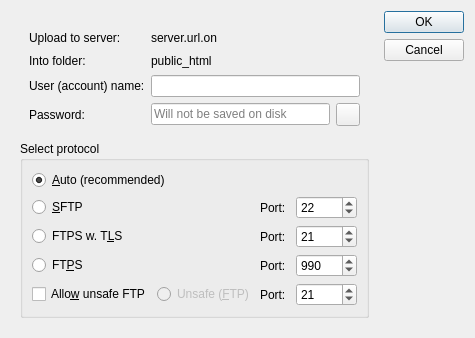
<?xml version="1.0" encoding="UTF-8"?>
<ui version="4.0">
 <class>TransferDialogClass</class>
 <widget class="QDialog" name="TransferDialogClass">
  <property name="geometry">
   <rect>
    <x>0</x>
    <y>0</y>
    <width>475</width>
    <height>338</height>
   </rect>
  </property>
  <property name="minimumSize">
   <size>
    <width>475</width>
    <height>338</height>
   </size>
  </property>
  <property name="maximumSize">
   <size>
    <width>475</width>
    <height>338</height>
   </size>
  </property>
  <property name="windowTitle">
   <string>falconG - Server Connection</string>
  </property>
  <layout class="QHBoxLayout" name="horizontalLayout">
   <item>
    <widget class="QWidget" name="widget" native="true">
     <layout class="QGridLayout" name="gridLayout_3">
      <item row="0" column="0">
       <widget class="QWidget" name="widget_2" native="true">
        <layout class="QGridLayout" name="gridLayout_2">
         <item row="0" column="0">
          <widget class="QLabel" name="lblTransfer">
           <property name="text">
            <string>Upload to server:</string>
           </property>
          </widget>
         </item>
         <item row="0" column="1">
          <widget class="QLabel" name="lblUrl">
           <property name="text">
            <string>server.url.on</string>
           </property>
          </widget>
         </item>
         <item row="1" column="0">
          <widget class="QLabel" name="lblToFromDir">
           <property name="text">
            <string>Into folder:</string>
           </property>
          </widget>
         </item>
         <item row="1" column="1">
          <widget class="QLabel" name="lblPublicHtml">
           <property name="text">
            <string>public_html</string>
           </property>
          </widget>
         </item>
         <item row="2" column="0">
          <widget class="QLabel" name="label_5">
           <property name="text">
            <string>User (account) name:</string>
           </property>
          </widget>
         </item>
         <item row="3" column="0">
          <widget class="QLabel" name="label_6">
           <property name="text">
            <string>Password:</string>
           </property>
          </widget>
         </item>
         <item row="3" column="1" colspan="2">
          <widget class="QLineEdit" name="edtPassword">
           <property name="echoMode">
            <enum>QLineEdit::Password</enum>
           </property>
           <property name="placeholderText">
            <string>Will not be saved on disk</string>
           </property>
          </widget>
         </item>
         <item row="3" column="3">
          <widget class="QToolButton" name="tbtnShowPassword">
           <property name="toolTip">
            <string>Show password</string>
           </property>
           <property name="text">
            <string/>
           </property>
           <property name="icon">
            <iconset resource="falcong.qrc">
             <normaloff>:/icons/Resources/small-eye.png</normaloff>:/icons/Resources/small-eye.png</iconset>
           </property>
          </widget>
         </item>
         <item row="2" column="1" colspan="3">
          <widget class="QLineEdit" name="edtUser"/>
         </item>
        </layout>
       </widget>
      </item>
      <item row="1" column="0">
       <widget class="QGroupBox" name="groupBox">
        <property name="title">
         <string>Select protocol</string>
        </property>
        <layout class="QGridLayout" name="gridLayout">
         <item row="0" column="0" colspan="2">
          <widget class="QRadioButton" name="rbProtAuto">
           <property name="toolTip">
            <string>Automatically find the safest encrypted upload method</string>
           </property>
           <property name="text">
            <string>&amp;Auto (recommended)</string>
           </property>
           <property name="checked">
            <bool>true</bool>
           </property>
          </widget>
         </item>
         <item row="1" column="0">
          <widget class="QRadioButton" name="rbProtSftp">
           <property name="toolTip">
            <string>Most secure. Will save server fingerprint for later use.</string>
           </property>
           <property name="text">
            <string>&amp;SFTP</string>
           </property>
          </widget>
         </item>
         <item row="1" column="2">
          <widget class="QLabel" name="label_2">
           <property name="text">
            <string>Port:</string>
           </property>
          </widget>
         </item>
         <item row="1" column="3">
          <widget class="QSpinBox" name="sbPortSftp">
           <property name="minimumSize">
            <size>
             <width>60</width>
             <height>0</height>
            </size>
           </property>
           <property name="maximum">
            <number>65535</number>
           </property>
           <property name="value">
            <number>22</number>
           </property>
          </widget>
         </item>
         <item row="2" column="0">
          <widget class="QRadioButton" name="rbProtFtpsTls">
           <property name="toolTip">
            <string>Secure. Requires TLS</string>
           </property>
           <property name="text">
            <string>FTPS w. T&amp;LS</string>
           </property>
          </widget>
         </item>
         <item row="2" column="2">
          <widget class="QLabel" name="label_4">
           <property name="text">
            <string>Port:</string>
           </property>
          </widget>
         </item>
         <item row="2" column="3">
          <widget class="QSpinBox" name="sbPortFtpsTls">
           <property name="maximum">
            <number>65535</number>
           </property>
           <property name="value">
            <number>21</number>
           </property>
          </widget>
         </item>
         <item row="3" column="0">
          <widget class="QRadioButton" name="rbProtFtps">
           <property name="toolTip">
            <string>Less secure without TLS</string>
           </property>
           <property name="text">
            <string>FT&amp;PS</string>
           </property>
          </widget>
         </item>
         <item row="3" column="2">
          <widget class="QLabel" name="label_7">
           <property name="text">
            <string>Port:</string>
           </property>
          </widget>
         </item>
         <item row="3" column="3">
          <widget class="QSpinBox" name="sbPortFtps">
           <property name="maximum">
            <number>65535</number>
           </property>
           <property name="value">
            <number>990</number>
           </property>
          </widget>
         </item>
         <item row="4" column="0">
          <widget class="QCheckBox" name="chkUnsecure">
           <property name="toolTip">
            <string>falconG will automatically use the highest level security protocol (SFTP, FTPS) available on the server.
If no secure protocol is available the upload will fail, unless you explicitely
 allow the use of insecure FTP.</string>
           </property>
           <property name="text">
            <string>Allo&amp;w unsafe FTP</string>
           </property>
          </widget>
         </item>
         <item row="4" column="1">
          <widget class="QRadioButton" name="rbProtFtp">
           <property name="enabled">
            <bool>false</bool>
           </property>
           <property name="toolTip">
            <string>Exposes user name and password. Not recommended</string>
           </property>
           <property name="text">
            <string>Unsafe (&amp;FTP)</string>
           </property>
          </widget>
         </item>
         <item row="4" column="2">
          <widget class="QLabel" name="label_8">
           <property name="text">
            <string>Port:</string>
           </property>
          </widget>
         </item>
         <item row="4" column="3">
          <widget class="QSpinBox" name="sbPortFtp">
           <property name="maximum">
            <number>65535</number>
           </property>
           <property name="value">
            <number>21</number>
           </property>
          </widget>
         </item>
        </layout>
       </widget>
      </item>
     </layout>
    </widget>
   </item>
   <item>
    <widget class="QDialogButtonBox" name="btnBox">
     <property name="orientation">
      <enum>Qt::Vertical</enum>
     </property>
     <property name="standardButtons">
      <set>QDialogButtonBox::Cancel|QDialogButtonBox::Ok</set>
     </property>
    </widget>
   </item>
  </layout>
 </widget>
 <resources>
  <include location="falcong.qrc"/>
 </resources>
 <connections>
  <connection>
   <sender>btnBox</sender>
   <signal>accepted()</signal>
   <receiver>TransferDialogClass</receiver>
   <slot>accept()</slot>
   <hints>
    <hint type="sourcelabel">
     <x>248</x>
     <y>254</y>
    </hint>
    <hint type="destinationlabel">
     <x>157</x>
     <y>274</y>
    </hint>
   </hints>
  </connection>
  <connection>
   <sender>btnBox</sender>
   <signal>rejected()</signal>
   <receiver>TransferDialogClass</receiver>
   <slot>reject()</slot>
   <hints>
    <hint type="sourcelabel">
     <x>316</x>
     <y>260</y>
    </hint>
    <hint type="destinationlabel">
     <x>286</x>
     <y>274</y>
    </hint>
   </hints>
  </connection>
 </connections>
</ui>
